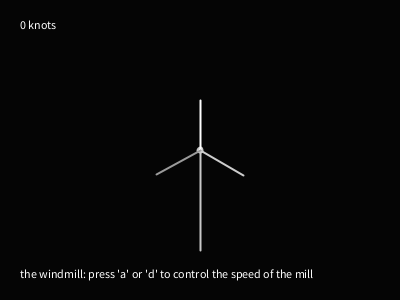
Frame 1 (no input)
Frame 60 (the mouse pressed at the canvas centre just before this capture): identical to frame 1, image omitted
Frame 120 (the mouse held since frame 60 and released just before this capture): identical to frame 1, image omitted

The Processing sketch that drew this single still picture (run headless with seeded random() and noise(); from frame 60 on, the mouse is pressed at the canvas centre):

// Processing sketch: processing_155379
// ── processing_155379.pde

/**
 * Windmill 
 * 
 * Press buttons up or down to increase or decrease the speed of the wind. 
 */

PVector origin;
int speed;
int speedMax = 20;
int millHeight = 100;
int bladeLength = 40;
float angle;

windMill mill, mill2;

void setup () {
  size(400, 300);
  stroke(255);
  background(0);

  // origin = (30, 30);
  frameRate(15);
  mill = new windMill(0, 0, 100, 40);
}

void draw() {
  //println(origin);
  background(5);

  updateText();
  mill.display();
  blades();
  // line(100, 100, 100,150);
  //   translate(width / 2, height / 2);
  // pushMatrix();
  // rotate(radians(90));
  // line(0, 0, 0, -50);
  // popMatrix();
  // pushMatrix();
  // rotate(radians(130));
  // line(0, 0, 0, -50);
  // popMatrix();

  //println(frameCount%1.5);
}

void blades() {
 
}

void updateText() {
  textAlign(LEFT, TOP);
  text(speed+" knots", 20, 20);
  textAlign(LEFT, BOTTOM);
  text("the windmill: press 'a' or 'd' to control the speed of the mill", 20, height - 20);
}

void keyPressed() {
  if (key == 'a') {
    if (speed < speedMax) {
      speed++;
    }
  } 
  else if (key == 'd') {
    if (speed > 0) {
      speed--;
    }
  }
}



class windMill {
  int xo;
  int yo;
  int millHeight;
  int bladeLength;
  windMill(int x, int y, int m, int b) {
    xo = x;
    yo = y;
    millHeight = m;
    bladeLength = b;
  }
  void display() {
  translate(width / 2, height / 2);
  strokeWeight(2);
  float rotSpeed = speed*0.01;
  
  angle = angle + rotSpeed;
  
  println(angle);
  pushMatrix();
  stroke(200);
  line(xo, yo + millHeight, xo, yo);
  ellipse(xo, yo, 5, 5);
  
  rotate(angle);
  
  // draw the three blades
  for (int i = 0; i<3;i++) {
    //print(i);
    pushMatrix();
    rotate(radians(120*i));
    stroke(255 - 50*i);
    line(0, 0, 0, -50);
    popMatrix();
  }
  popMatrix();
    
    
  }

  void blade() {
    //    rotate();
    line(xo, yo - millHeight, xo, yo);
  }
}
